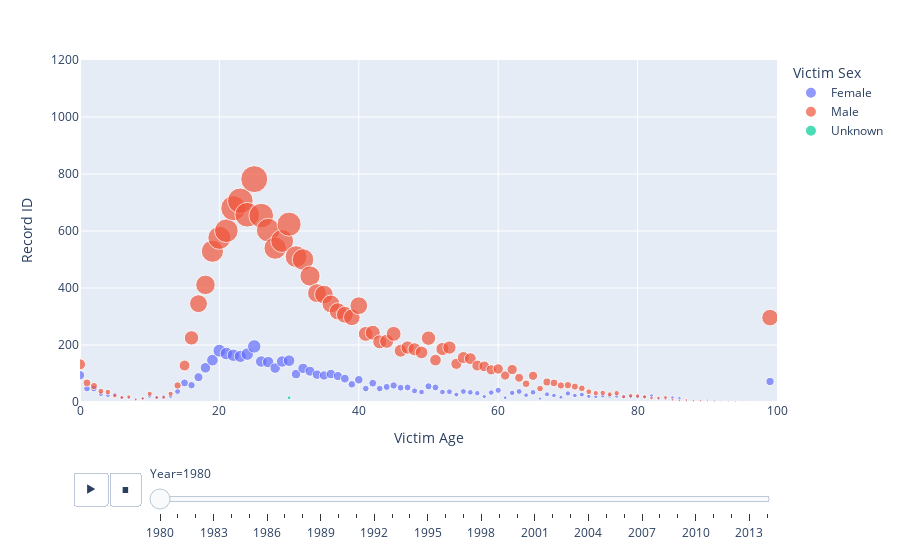

Source (notebook cell):
### Code cell
# Victim (Sex, Age, Race_Ethnicity) vs Crime Solved
df_victime_gender = df.groupby(['Victim Age', 'Victim Sex', 'Year']).count().reset_index()
px.scatter(df_victime_gender, x="Victim Age", y="Record ID", animation_frame="Year", animation_group="Victim Age",
           size="Record ID", color="Victim Sex", hover_name="Record ID",
           log_x=False, size_max=20, range_x=[0,100], range_y=[0,1200])

### Figure 1 — Plotly figure (JSON) as saved in the notebook; plotly's stock layout.template omitted (floating-point values rounded to 4 significant figures)
{"data": [{"hovertemplate": "<b>%{hovertext}</b><br><br>Victim Sex=Female<br>Year=1980<br>Victim Age=%{x}<br>Record ID=%{marker.size}<extra></extra>", "hovertext": [94, 47, 47, 28, 24, 26, 15, 14, 11, 14, 21, 15, 19, 20, 37, 67, 59, 87, 120, 147, 180, 170, 164, 160, 168, 195, 142, 140, 119, 142, 145, 98, 118, 108, 96, 93, 98, 91, 82, 62, 78, 47, 66, 47, 53, 58, 50, 51, 39, 35, 55, 51, 35, 36, 26, 37, 34, 31, 19, 33, 41, 15, 32, 37, 24, 34, 12, 27, 23, 17, 30, 23, 26, 20, 19, 22, 21, 21, 20, 18, 18, 18, 21, 11, 11, 15, 13, 6, 2, 2, 7, 6, 3, 4, 3, 1, 72], "ids": [0, 1, 2, 3, 4, 5, 6, 7, 8, 9, 10, 11, 12, 13, 14, 15, 16, 17, 18, 19, 20, 21, 22, 23, 24, 25, 26, 27, 28, 29, 30, 31, 32, 33, 34, 35, 36, 37, 38, 39, 40, 41, 42, 43, 44, 45, 46, 47, 48, 49, 50, 51, 52, 53, 54, 55, 56, 57, 58, 59, 60, 61, 62, 63, 64, 65, 66, 67, 68, 69, 70, 71, 72, 73, 74, 75, 76, 77, 78, 79, 80, 81, 82, 83, 84, 85, 86, 87, 88, 89, 90, 91, 92, 93, 94, 97, 99], "legendgroup": "Female", "marker": {"color": "#636efa", "size": [94, 47, 47, 28, 24, 26, 15, 14, 11, 14, 21, 15, 19, 20, 37, 67, 59, 87, 120, 147, 180, 170, 164, 160, 168, 195, 142, 140, 119, 142, 145, 98, 118, 108, 96, 93, 98, 91, 82, 62, 78, 47, 66, 47, 53, 58, 50, 51, 39, 35, 55, 51, 35, 36, 26, 37, 34, 31, 19, 33, 41, 15, 32, 37, 24, 34, 12, 27, 23, 17, 30, 23, 26, 20, 19, 22, 21, 21, 20, 18, 18, 18, 21, 11, 11, 15, 13, 6, 2, 2, 7, 6, 3, 4, 3, 1, 72], "sizemode": "area", "sizeref": 2.147, "symbol": "circle"}, "mode": "markers", "name": "Female", "orientation": "v", "showlegend": true, "type": "scatter", "x": [0, 1, 2, 3, 4, 5, 6, 7, 8, 9, 10, 11, 12, 13, 14, 15, 16, 17, 18, 19, 20, 21, 22, 23, 24, 25, 26, 27, 28, 29, 30, 31, 32, 33, 34, 35, 36, 37, 38, 39, 40, 41, 42, 43, 44, 45, 46, 47, 48, 49, 50, 51, 52, 53, 54, 55, 56, 57, 58, 59, 60, 61, 62, 63, 64, 65, 66, 67, 68, 69, 70, 71, 72, 73, 74, 75, 76, 77, 78, 79, 80, 81, 82, 83, 84, 85, 86, 87, 88, 89, 90, 91, 92, 93, 94, 97, 99], "xaxis": "x", "y": [94, 47, 47, 28, 24, 26, 15, 14, 11, 14, 21, 15, 19, 20, 37, 67, 59, 87, 120, 147, 180, 170, 164, 160, 168, 195, 142, 140, 119, 142, 145, 98, 118, 108, 96, 93, 98, 91, 82, 62, 78, 47, 66, 47, 53, 58, 50, 51, 39, 35, 55, 51, 35, 36, 26, 37, 34, 31, 19, 33, 41, 15, 32, 37, 24, 34, 12, 27, 23, 17, 30, 23, 26, 20, 19, 22, 21, 21, 20, 18, 18, 18, 21, 11, 11, 15, 13, 6, 2, 2, 7, 6, 3, 4, 3, 1, 72], "yaxis": "y"}, {"hovertemplate": "<b>%{hovertext}</b><br><br>Victim Sex=Male<br>Year=1980<br>Victim Age=%{x}<br>Record ID=%{marker.size}<extra></extra>", "hovertext": [132, 67, 56, 38, 35, 22, 16, 18, 8, 12, 29, 16, 16, 29, 58, 128, 225, 345, 411, 529, 576, 601, 680, 706, 657, 782, 654, 603, 540, 565, 624, 510, 500, 442, 382, 377, 344, 318, 306, 297, 338, 239, 243, 211, 213, 239, 180, 191, 185, 174, 224, 147, 186, 191, 134, 156, 152, 128, 125, 113, 116, 93, 114, 85, 64, 92, 47, 70, 67, 58, 59, 54, 48, 36, 31, 32, 27, 31, 18, 22, 21, 18, 14, 14, 16, 8, 6, 7, 5, 5, 4, 3, 1, 2, 3, 2, 1, 296], "ids": [0, 1, 2, 3, 4, 5, 6, 7, 8, 9, 10, 11, 12, 13, 14, 15, 16, 17, 18, 19, 20, 21, 22, 23, 24, 25, 26, 27, 28, 29, 30, 31, 32, 33, 34, 35, 36, 37, 38, 39, 40, 41, 42, 43, 44, 45, 46, 47, 48, 49, 50, 51, 52, 53, 54, 55, 56, 57, 58, 59, 60, 61, 62, 63, 64, 65, 66, 67, 68, 69, 70, 71, 72, 73, 74, 75, 76, 77, 78, 79, 80, 81, 82, 83, 84, 85, 86, 87, 88, 89, 90, 91, 92, 93, 94, 95, 98, 99], "legendgroup": "Male", "marker": {"color": "#EF553B", "size": [132, 67, 56, 38, 35, 22, 16, 18, 8, 12, 29, 16, 16, 29, 58, 128, 225, 345, 411, 529, 576, 601, 680, 706, 657, 782, 654, 603, 540, 565, 624, 510, 500, 442, 382, 377, 344, 318, 306, 297, 338, 239, 243, 211, 213, 239, 180, 191, 185, 174, 224, 147, 186, 191, 134, 156, 152, 128, 125, 113, 116, 93, 114, 85, 64, 92, 47, 70, 67, 58, 59, 54, 48, 36, 31, 32, 27, 31, 18, 22, 21, 18, 14, 14, 16, 8, 6, 7, 5, 5, 4, 3, 1, 2, 3, 2, 1, 296], "sizemode": "area", "sizeref": 2.147, "symbol": "circle"}, "mode": "markers", "name": "Male", "orientation": "v", "showlegend": true, "type": "scatter", "x": [0, 1, 2, 3, 4, 5, 6, 7, 8, 9, 10, 11, 12, 13, 14, 15, 16, 17, 18, 19, 20, 21, 22, 23, 24, 25, 26, 27, 28, 29, 30, 31, 32, 33, 34, 35, 36, 37, 38, 39, 40, 41, 42, 43, 44, 45, 46, 47, 48, 49, 50, 51, 52, 53, 54, 55, 56, 57, 58, 59, 60, 61, 62, 63, 64, 65, 66, 67, 68, 69, 70, 71, 72, 73, 74, 75, 76, 77, 78, 79, 80, 81, 82, 83, 84, 85, 86, 87, 88, 89, 90, 91, 92, 93, 94, 95, 98, 99], "xaxis": "x", "y": [132, 67, 56, 38, 35, 22, 16, 18, 8, 12, 29, 16, 16, 29, 58, 128, 225, 345, 411, 529, 576, 601, 680, 706, 657, 782, 654, 603, 540, 565, 624, 510, 500, 442, 382, 377, 344, 318, 306, 297, 338, 239, 243, 211, 213, 239, 180, 191, 185, 174, 224, 147, 186, 191, 134, 156, 152, 128, 125, 113, 116, 93, 114, 85, 64, 92, 47, 70, 67, 58, 59, 54, 48, 36, 31, 32, 27, 31, 18, 22, 21, 18, 14, 14, 16, 8, 6, 7, 5, 5, 4, 3, 1, 2, 3, 2, 1, 296], "yaxis": "y"}, {"hovertemplate": "<b>%{hovertext}</b><br><br>Victim Sex=Unknown<br>Year=1980<br>Victim Age=%{x}<br>Record ID=%{marker.size}<extra></extra>", "hovertext": [1, 1, 1, 15, 1], "ids": [0, 1, 18, 30, 48], "legendgroup": "Unknown", "marker": {"color": "#00cc96", "size": [1, 1, 1, 15, 1], "sizemode": "area", "sizeref": 2.147, "symbol": "circle"}, "mode": "markers", "name": "Unknown", "orientation": "v", "showlegend": true, "type": "scatter", "x": [0, 1, 18, 30, 48], "xaxis": "x", "y": [1, 1, 1, 15, 1], "yaxis": "y"}], "layout": {"legend": {"itemsizing": "constant", "title": {"text": "Victim Sex"}, "tracegroupgap": 0}, "margin": {"t": 60}, "sliders": [{"active": 0, "currentvalue": {"prefix": "Year="}, "len": 0.9, "pad": {"b": 10, "t": 60}, "steps": [{"args": [["1980"], {"frame": {"duration": 0, "redraw": false}, "fromcurrent": true, "mode": "immediate", "transition": {"duration": 0, "easing": "linear"}}], "label": "1980", "method": "animate"}, {"args": [["1981"], {"frame": {"duration": 0, "redraw": false}, "fromcurrent": true, "mode": "immediate", "transition": {"duration": 0, "easing": "linear"}}], "label": "1981", "method": "animate"}, {"args": [["1982"], {"frame": {"duration": 0, "redraw": false}, "fromcurrent": true, "mode": "immediate", "transition": {"duration": 0, "easing": "linear"}}], "label": "1982", "method": "animate"}, {"args": [["1983"], {"frame": {"duration": 0, "redraw": false}, "fromcurrent": true, "mode": "immediate", "transition": {"duration": 0, "easing": "linear"}}], "label": "1983", "method": "animate"}, {"args": [["1984"], {"frame": {"duration": 0, "redraw": false}, "fromcurrent": true, "mode": "immediate", "transition": {"duration": 0, "easing": "linear"}}], "label": "1984", "method": "animate"}, {"args": [["1985"], {"frame": {"duration": 0, "redraw": false}, "fromcurrent": true, "mode": "immediate", "transition": {"duration": 0, "easing": "linear"}}], "label": "1985", "method": "animate"}, {"args": [["1986"], {"frame": {"duration": 0, "redraw": false}, "fromcurrent": true, "mode": "immediate", "transition": {"duration": 0, "easing": "linear"}}], "label": "1986", "method": "animate"}, {"args": [["1987"], {"frame": {"duration": 0, "redraw": false}, "fromcurrent": true, "mode": "immediate", "transition": {"duration": 0, "easing": "linear"}}], "label": "1987", "method": "animate"}, {"args": [["1988"], {"frame": {"duration": 0, "redraw": false}, "fromcurrent": true, "mode": "immediate", "transition": {"duration": 0, "easing": "linear"}}], "label": "1988", "method": "animate"}, {"args": [["1989"], {"frame": {"duration": 0, "redraw": false}, "fromcurrent": true, "mode": "immediate", "transition": {"duration": 0, "easing": "linear"}}], "label": "1989", "method": "animate"}, {"args": [["1990"], {"frame": {"duration": 0, "redraw": false}, "fromcurrent": true, "mode": "immediate", "transition": {"duration": 0, "easing": "linear"}}], "label": "1990", "method": "animate"}, {"args": [["1991"], {"frame": {"duration": 0, "redraw": false}, "fromcurrent": true, "mode": "immediate", "transition": {"duration": 0, "easing": "linear"}}], "label": "1991", "method": "animate"}, {"args": [["1992"], {"frame": {"duration": 0, "redraw": false}, "fromcurrent": true, "mode": "immediate", "transition": {"duration": 0, "easing": "linear"}}], "label": "1992", "method": "animate"}, {"args": [["1993"], {"frame": {"duration": 0, "redraw": false}, "fromcurrent": true, "mode": "immediate", "transition": {"duration": 0, "easing": "linear"}}], "label": "1993", "method": "animate"}, {"args": [["1994"], {"frame": {"duration": 0, "redraw": false}, "fromcurrent": true, "mode": "immediate", "transition": {"duration": 0, "easing": "linear"}}], "label": "1994", "method": "animate"}, {"args": [["1995"], {"frame": {"duration": 0, "redraw": false}, "fromcurrent": true, "mode": "immediate", "transition": {"duration": 0, "easing": "linear"}}], "label": "1995", "method": "animate"}, {"args": [["1996"], {"frame": {"duration": 0, "redraw": false}, "fromcurrent": true, "mode": "immediate", "transition": {"duration": 0, "easing": "linear"}}], "label": "1996", "method": "animate"}, {"args": [["1997"], {"frame": {"duration": 0, "redraw": false}, "fromcurrent": true, "mode": "immediate", "transition": {"duration": 0, "easing": "linear"}}], "label": "1997", "method": "animate"}, {"args": [["1998"], {"frame": {"duration": 0, "redraw": false}, "fromcurrent": true, "mode": "immediate", "transition": {"duration": 0, "easing": "linear"}}], "label": "1998", "method": "animate"}, {"args": [["1999"], {"frame": {"duration": 0, "redraw": false}, "fromcurrent": true, "mode": "immediate", "transition": {"duration": 0, "easing": "linear"}}], "label": "1999", "method": "animate"}, {"args": [["2000"], {"frame": {"duration": 0, "redraw": false}, "fromcurrent": true, "mode": "immediate", "transition": {"duration": 0, "easing": "linear"}}], "label": "2000", "method": "animate"}, {"args": [["2001"], {"frame": {"duration": 0, "redraw": false}, "fromcurrent": true, "mode": "immediate", "transition": {"duration": 0, "easing": "linear"}}], "label": "2001", "method": "animate"}, {"args": [["2002"], {"frame": {"duration": 0, "redraw": false}, "fromcurrent": true, "mode": "immediate", "transition": {"duration": 0, "easing": "linear"}}], "label": "2002", "method": "animate"}, {"args": [["2003"], {"frame": {"duration": 0, "redraw": false}, "fromcurrent": true, "mode": "immediate", "transition": {"duration": 0, "easing": "linear"}}], "label": "2003", "method": "animate"}, {"args": [["2004"], {"frame": {"duration": 0, "redraw": false}, "fromcurrent": true, "mode": "immediate", "transition": {"duration": 0, "easing": "linear"}}], "label": "2004", "method": "animate"}, {"args": [["2005"], {"frame": {"duration": 0, "redraw": false}, "fromcurrent": true, "mode": "immediate", "transition": {"duration": 0, "easing": "linear"}}], "label": "2005", "method": "animate"}, {"args": [["2006"], {"frame": {"duration": 0, "redraw": false}, "fromcurrent": true, "mode": "immediate", "transition": {"duration": 0, "easing": "linear"}}], "label": "2006", "method": "animate"}, {"args": [["2007"], {"frame": {"duration": 0, "redraw": false}, "fromcurrent": true, "mode": "immediate", "transition": {"duration": 0, "easing": "linear"}}], "label": "2007", "method": "animate"}, {"args": [["2008"], {"frame": {"duration": 0, "redraw": false}, "fromcurrent": true, "mode": "immediate", "transition": {"duration": 0, "easing": "linear"}}], "label": "2008", "method": "animate"}, {"args": [["2009"], {"frame": {"duration": 0, "redraw": false}, "fromcurrent": true, "mode": "immediate", "transition": {"duration": 0, "easing": "linear"}}], "label": "2009", "method": "animate"}, {"args": [["2010"], {"frame": {"duration": 0, "redraw": false}, "fromcurrent": true, "mode": "immediate", "transition": {"duration": 0, "easing": "linear"}}], "label": "2010", "method": "animate"}, {"args": [["2011"], {"frame": {"duration": 0, "redraw": false}, "fromcurrent": true, "mode": "immediate", "transition": {"duration": 0, "easing": "linear"}}], "label": "2011", "method": "animate"}, {"args": [["2012"], {"frame": {"duration": 0, "redraw": false}, "fromcurrent": true, "mode": "immediate", "transition": {"duration": 0, "easing": "linear"}}], "label": "2012", "method": "animate"}, {"args": [["2013"], {"frame": {"duration": 0, "redraw": false}, "fromcurrent": true, "mode": "immediate", "transition": {"duration": 0, "easing": "linear"}}], "label": "2013", "method": "animate"}, {"args": [["2014"], {"frame": {"duration": 0, "redraw": false}, "fromcurrent": true, "mode": "immediate", "transition": {"duration": 0, "easing": "linear"}}], "label": "2014", "method": "animate"}], "x": 0.1, "xanchor": "left", "y": 0, "yanchor": "top"}], "updatemenus": [{"buttons": [{"args": [null, {"frame": {"duration": 500, "redraw": false}, "fromcurrent": true, "mode": "immediate", "transition": {"duration": 500, "easing": "linear"}}], "label": "&#9654;", "method": "animate"}, {"args": [[null], {"frame": {"duration": 0, "redraw": false}, "fromcurrent": true, "mode": "immediate", "transition": {"duration": 0, "easing": "linear"}}], "label": "&#9724;", "method": "animate"}], "direction": "left", "pad": {"r": 10, "t": 70}, "showactive": false, "type": "buttons", "x": 0.1, "xanchor": "right", "y": 0, "yanchor": "top"}], "xaxis": {"anchor": "y", "domain": [0, 1], "range": [0, 100], "title": {"text": "Victim Age"}}, "yaxis": {"anchor": "x", "domain": [0, 1], "range": [0, 1200], "title": {"text": "Record ID"}}}}
